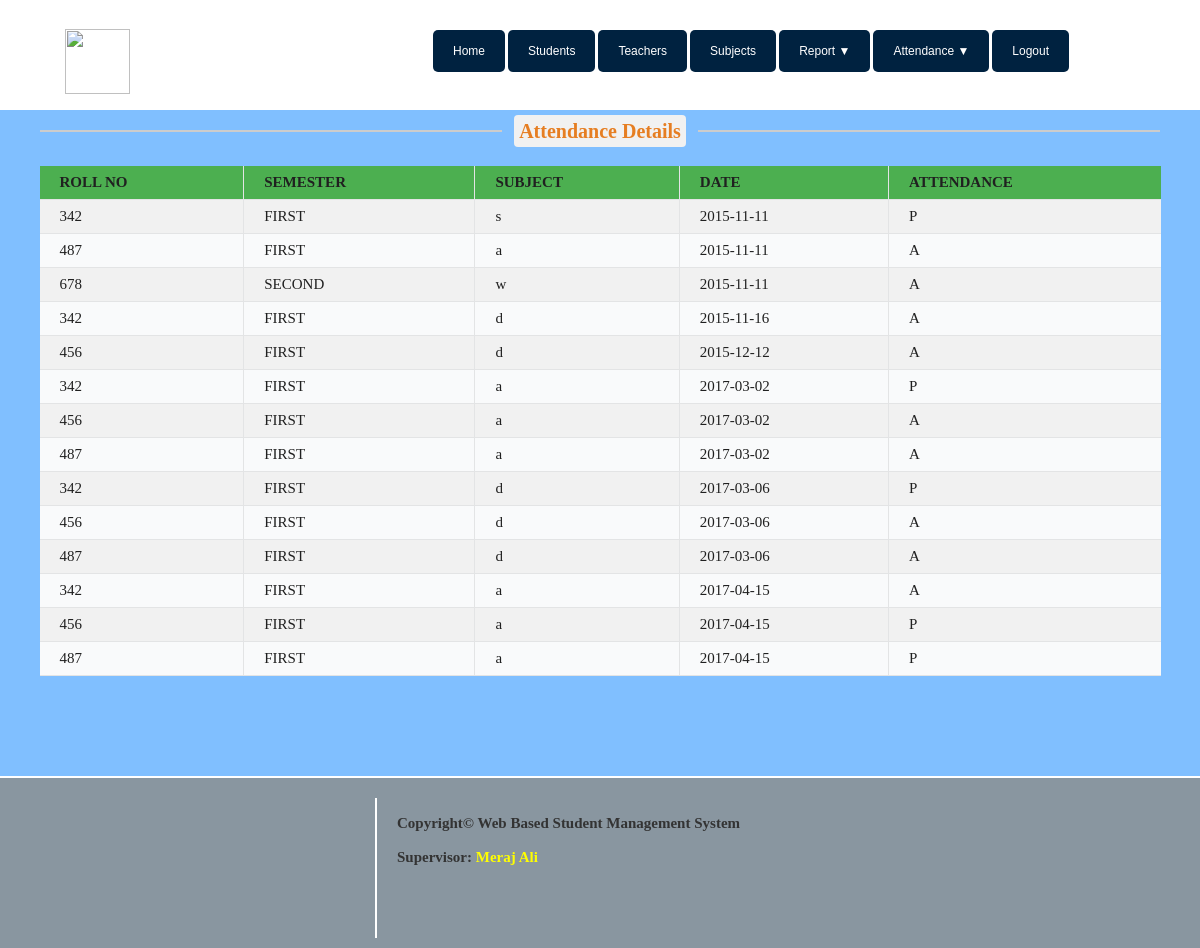
The page /teacher/attendance_details.php on the database its author committed.
### tables this page shows
CREATE TABLE `attd_tbl` (
  `std_id` int(11) NOT NULL,
  `semester` varchar(50) NOT NULL,
  `subject` varchar(50) NOT NULL,
  `date` date NOT NULL,
  `attendance` varchar(10) NOT NULL,
  `id` int(11) NOT NULL
);

### teacher/attendance_details.php (the view, shortened to what this page needs)
<?php
include "header_teacher.php"; ?>
				<div class="content">
                    <div class="text-center">
                        <hr class="team_hr team_hr_left hr_gray"/><span class="span_blog txt_darkgrey txt_orange">Attendance Details</span>
                        <hr class="team_hr team_hr_right hr_gray" />
                    </div>
				    <br>
                    <center>
					<?php
					echo"<center><table >";
					  	echo"<tr>
					        <th>ROLL NO</th>
					        <th>SEMESTER</th>
					        <th>SUBJECT</th>
					        <th>DATE</th>
					        <th>ATTENDANCE</th>
					        </tr>";
						mysqli_select_db($conn,$dbname);
			            $query=mysqli_query($conn,"Select * from attd_tbl order by date,semester,std_id");
			            while($row=mysqli_fetch_row($query))
				      	{
				        		echo"<tr>";
				                echo '<td>'. $row[0] . '</td>';
				                echo '<td>'. $row[1] . '</td>';
				      			echo '<td>'. $row[2] . '</td>';
				      			echo '<td>'. $row[3] . '</td>';
				      			echo '<td>'. $row[4] . '</td>';
							   echo"</tr>";
				      }
					  echo"</center></table>";
					?>
					</center>
				</div>
<?php include "footer.php"; ?>

### css/C.css (style rules this page uses)
html,body,p,h2,div,ul,li,a { margin: 0; padding: 0; }
body { background-color: #09123B; background-color:#80BFFF; }
.content { position: relative; top:110px; //min-height: 2000px; min-height: 270px; //width: 750px; //width: 100%; //border: 2px solid white; border-radius: 0px; background-color: #80BFFF; color: white; //text-align: center; //text-decoration: none; font-family: Times New Roman; font-size: 20px; font-style: ; font-weight: ; //margin-top: 200px; //margin-left: 230px ; //margin-left: 17%; //margin-right: 280px; padding: 10px; float: ; }
.text-center { text-align: center; }
.team_hr { //border: 1px solid #fff; width: 39%; float: left; border: 1px solid #cccccc; }
.team_hr_left { //margin-right: 80px; margin-left: 30px; float: left; }
.team_hr_right { //margin-left: 30px; margin-right: 30px; float: right; }
.span_blog { margin-bottom: 80px; }
.txt_orange { color: #e67e22; background-color: #E0E0E0; background-color: #F1F1F1; padding: 5px; border-radius: 4px; font-weight: bold; }
td:first-child { border-left:none }
td:last-child { border-right:none }
th:last-child { border-right:none }
tr:nth-child(even) { background-color: #F1F1F1 }
th { background-color: #4CAF50 }
table { border-collapse: collapse; background-color: #F9FAFB; //border-radius: 8px; width: 95%; }
th,td { border-collapse: collapse; border-right: 1px solid #E3E4E5; border-bottom: 1px solid #E3E4E5; padding: 8px 20px; text-align: left; color:#202020; //font-family: sans-serif; font-size: 15px; //height: 40px; //border-radius: 5px; }

### rows shown on the page
attd_tbl: std "342", semester "FIRST", subject "s", date "2015-11-11", attendance "P"
attd_tbl: std "487", semester "FIRST", subject "a", date "2015-11-11", attendance "A"
attd_tbl: std "678", semester "SECOND", subject "w", date "2015-11-11", attendance "A"
attd_tbl: std "342", semester "FIRST", subject "d", date "2015-11-16", attendance "A"
attd_tbl: std "456", semester "FIRST", subject "d", date "2015-12-12", attendance "A"
attd_tbl: std "342", semester "FIRST", subject "a", date "2017-03-02", attendance "P"
attd_tbl: std "456", semester "FIRST", subject "a", date "2017-03-02", attendance "A"
attd_tbl: std "487", semester "FIRST", subject "a", date "2017-03-02", attendance "A"
attd_tbl: std "342", semester "FIRST", subject "d", date "2017-03-06", attendance "P"
attd_tbl: std "456", semester "FIRST", subject "d", date "2017-03-06", attendance "A"
attd_tbl: std "487", semester "FIRST", subject "d", date "2017-03-06", attendance "A"
attd_tbl: std "342", semester "FIRST", subject "a", date "2017-04-15", attendance "A"
attd_tbl: std "456", semester "FIRST", subject "a", date "2017-04-15", attendance "P"
attd_tbl: std "487", semester "FIRST", subject "a", date "2017-04-15", attendance "P"
